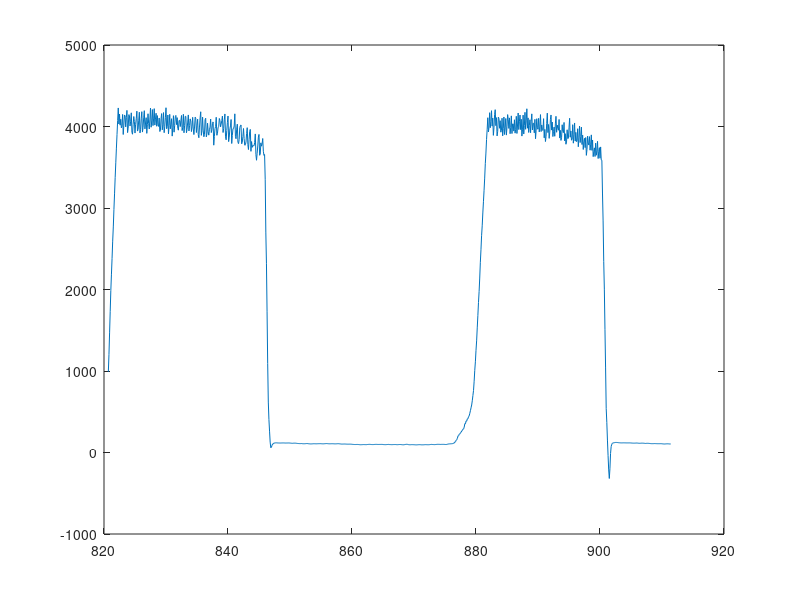

This chart was generated by the following MATLAB code:
close all
clear all
% % load('shot_45994');
% load('shot_46023');
% load('shot_46037')
% load('shot_46045')
% load('shot_46061')
% load('shot_45994')
% load('shot_46076')
load('shot_46093')
time1=1e-3*data.time;
%60.9
%86.9
%87.7
%113.5
%114.2
%140.1
%140.9
%166.9
%%%%% 45994
%59
%84.7
%85.7
%111.5
%112.2
%138.1
%138.8
%164.6
%%%%%% 46020
%54.2
%80.2
%%%% 46019
%32.8
%58.7
%%% 46023
%52.9
%78.8
%%%% 46037
%336.3
%360.7
%%% 46076
%59.4
%85.3
%%% 46093
%877.9
%901.7


index1=find(time1 == 929.4);
index2=find(time1 == 1020.1);

Ip=data.Ip_magn(index1:index2);
I_prim=data.prim(index1:index2);
I_hor=data.hor(index1:index2);
I_vert=data.vert(index1:index2);
Rc=data.R0(index1:index2);
Zc=data.z0(index1:index2);
Bsens=data.mirnv_corr(:,(index1:index2))/(50*49e-6);
 Bsens(10,:)=Bsens(10,:)*1.2803;
time=time1(index1:index2)-108.7;

ISTTOK.Ip=double(Ip);
ISTTOK.I_prim=double(I_prim);
ISTTOK.I_hor=double(I_hor);
ISTTOK.I_vert=double(I_vert);
ISTTOK.Rc=double(Rc);
ISTTOK.Zc=double(Zc);
ISTTOK.Bsens=double(Bsens);
ISTTOK.time=double(time);

inputs=[ISTTOK.I_prim,ISTTOK.I_vert,ISTTOK.I_hor];
outputs=[ ISTTOK.Rc,ISTTOK.Zc];



inputs1=[ISTTOK.I_vert,ISTTOK.I_hor];
outputs1=[ISTTOK.Rc,ISTTOK.Zc];


inputs2=[ISTTOK.I_vert,ISTTOK.I_hor];
outputs2=[ISTTOK.Rc];

% for i=1:12
% plot(time,Bsens(i,:))
% hold on
% grid on
% end

plot(time, ISTTOK.Ip)
hold on
